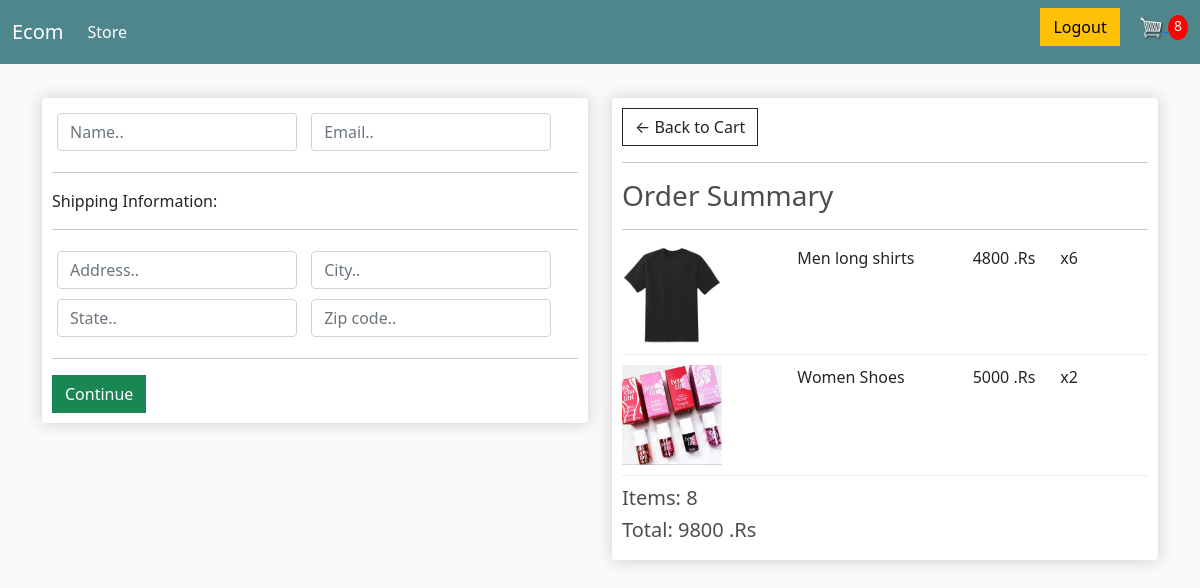
Screenshot of /store/checkout/ (signed in) with the database file from the repository.
### products/models.py (models this page shows, shortened)
class OrderItem(models.Model):  #Product in Cart
    product=models.ForeignKey(Product,on_delete=models.SET_NULL,null=True,blank=True)
    order=models.ForeignKey(Order,on_delete=models.SET_NULL,null=True,blank=True)
    quantity=models.PositiveIntegerField(default=0,null=True,blank=True)
    date_added=models.DateTimeField(auto_now_add=True)
    @property
    def product_total(self):
        return int(self.product.price)*self.quantity

class Product(models.Model):
    id=models.AutoField(primary_key=True)
    title=models.CharField(max_length=255)
    description=models.TextField(null=True,blank=True)
    price=models.IntegerField()
    slug = models.SlugField(max_length=255)
    date_posted = models.DateTimeField(auto_now_add=True)
    date_updated= models.DateTimeField(auto_now=True)
    image = models.ImageField(default='default.jpg',upload_to='product_pics')
    category=models.ForeignKey(Category,on_delete=models.CASCADE)

class Order(models.Model):      #Cart
    buyer=models.ForeignKey(Buyer,on_delete=models.SET_NULL,blank=True,null=True)
    date_ordered=models.DateTimeField(auto_now_add=True)
    complete=models.BooleanField(default=False,null=True,blank=False)
    transaction_id=models.CharField(max_length=200,null=True)
    @property
    def order_item_total(self):
        items=self.orderitem_set.all()
        sum=0
        for i in items:
            sum+=int(i.product_total)
        return sum
    @property
    def order_item_quantity(self):
        items=self.orderitem_set.all()
        sum=0
        for i in items:
            sum+=int(i.quantity)
        return sum

### products/views.py (the view)
# urls.py: path('checkout/', product_views.checkout,name='checkout'),
@login_required
def checkout(request):
    if request.user.is_authenticated:
        buyer=request.user.buyer
        order,created=Order.objects.get_or_create(buyer=buyer,complete=False)
        orderitem=order.orderitem_set.all()
        cartitems=order.order_item_quantity
    else:
        orderitem=[]
    context={
        'orderitem':orderitem,
        'order':order,
        'cartitems':cartitems,
    }
    return render(request,'products/checkout.html',context)

### products/templates/products/checkout.html
{% extends 'products/main.html' %}
{% load static %}
{% block content %}
<div class="row">
    <div class="col-lg-6">
        <div class="box-element" id="form-wrapper">
            <form id="form">
                <div id="user-info">
                    <div class="form-field">
                        <input required class="form-control" type="text" name="name" placeholder="Name..">
                    </div>
                    <div class="form-field">
                        <input required class="form-control" type="email" name="email" placeholder="Email..">
                    </div>
                </div>
                <div id="shipping-info">
                    <hr>
                    <p>Shipping Information:</p>
                    <hr>
                    <div class="form-field">
                        <input class="form-control" type="text" name="address" placeholder="Address..">
                    </div>
                    <div class="form-field">
                        <input class="form-control" type="text" name="city" placeholder="City..">
                    </div>
                    <div class="form-field">
                        <input class="form-control" type="text" name="state" placeholder="State..">
                    </div>
                    <div class="form-field">
                        <input class="form-control" type="text" name="zipcode" placeholder="Zip code..">
                    </div>
                </div>
                <hr>
                <input id="form-button" class="btn btn-success btn-block" type="submit" value="Continue">
            </form>
        </div>
    </div>
    <div class="col-lg-6">
        <div class="box-element">
            <a class="btn btn-outline-dark" href="{% url 'cart' %}">&#x2190; Back to Cart</a>
            <hr>
            <h3>Order Summary</h3>
            <hr>
            {% for item in orderitem %}
                <div class="cart-row">
                    <div style="flex:2"><img class="row-image" src="{{ item.product.image.url }}"></div>
                    <div style="flex:2">
                        <p>{{ item.product.title }}</p>
                    </div>
                    <div style="flex:1">
                        <p>{{ item.product_total }} .Rs</p>
                    </div>
                    <div style="flex:1">
                        <p>x{{ item.quantity }}</p>
                    </div>
                </div>
            {% endfor %}
            <h5>Items: {{ order.order_item_quantity }}</h5>
            <h5>Total: {{ order.order_item_total }} .Rs</h5>
        </div>
    </div>
</div>
{% endblock content %}

### products/static/products/css/main.css (style rules this page uses)
body { background-color: hsl(0, 0%, 98%); }
h1,h2,h3,h4,h5,h6 { color:hsl(0, 0%, 30%); }
.box-element { box-shadow:hsl(0, 0%, 80%) 0 0 16px; background-color: #fff; border-radius: 4px; padding: 10px; }
.col-lg-4, .col-lg-6, .col-lg-8, .col-lg-12 { margin-top: 10px; }
.btn { border-radius: 0; }
.row-image { width: 100px; }
.form-field { width:250px; display: inline-block; padding: 5px; }
.cart-row { display: flex; align-items: flex-stretch; padding-bottom: 10px; margin-bottom: 10px; border-bottom: 1px solid #ececec; }

### rows the page displays
OrderItem: product.image (picture), product "Men long shirts", product_total "4800", quantity "6"
OrderItem: product.image (picture), product "Women Shoes", product_total "5000", quantity "2"
Order: order_item_quantity "8", order_item_total "9800"

### other values shown
{{ cartitems }} "8"
